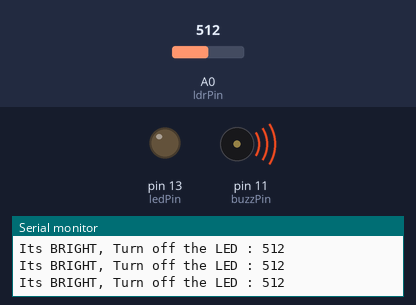
Recording of a sketch running on a simulated Arduino Uno, built with avr-gcc and run on an emulated ATmega328P. Parts: output pins drawn as LEDs (lit = HIGH), buzzer (waves = sounding), the last lines printed to the serial monitor. The test bench sets the inputs (shaded band); at power-on: A0 (ldrPin) = 512.

Above: at 1.2 s.
1.3 s: A0 (ldrPin) set to 99
At 2.4 s:
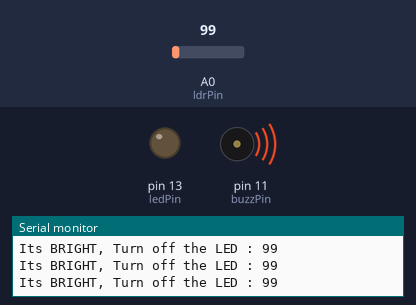
4.3 s: A0 (ldrPin) set to 81
At 5.0 s:
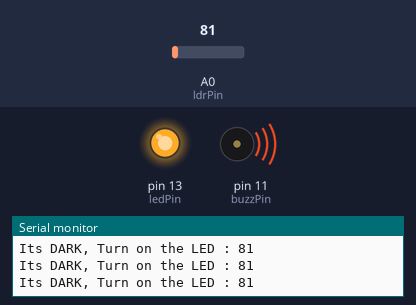
5.8 s: A0 (ldrPin) set to 0
At 7.0 s:
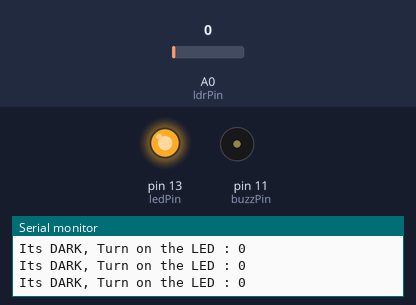
7.3 s: A0 (ldrPin) set to 100
At 7.9 s:
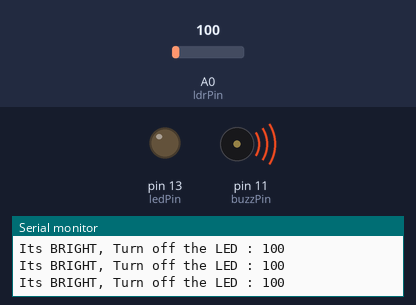
Timing chart, 0 to 9.8 s (numbered marks = the images above; inputs shaded):
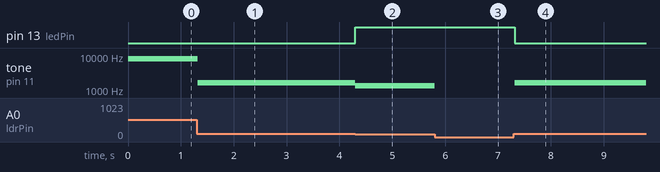

The sketch:

task3_photoresistor.ino
```cpp
const int buzzPin = 11;
const int ledPin = 13;
const int ldrPin = A0;
const int threshold = 90;

void setup() {
  Serial.begin(9600);
  pinMode(buzzPin, OUTPUT);
  pinMode(ledPin, OUTPUT);
  pinMode(ldrPin, INPUT);
}

void loop() {
  int ldrReading = analogRead(ldrPin);
  int freq = map(ldrReading, 0,182, 0,3000);
  tone(buzzPin, freq);
  if (ldrReading <= threshold) {
    digitalWrite(ledPin, HIGH);
    Serial.print("Its DARK, Turn on the LED : ");
    Serial.println(ldrReading);
    } else {
    digitalWrite(ledPin, LOW);
    Serial.print("Its BRIGHT, Turn off the LED : ");
    Serial.println(ldrReading);
}

}
```

Measured:
- the behaviour switches between 91 and 90 on A0 (ldrPin) (found by bisection; images 1 and 2)
- after the input at 1.3 s, tone on pin 11 (buzzPin): 8439 Hz → 1631 Hz at once
- after the input at 4.3 s, pin 13 (ledPin): LOW → HIGH at once; tone on pin 11 (buzzPin): 1631 Hz → 1335 Hz at once
- after the input at 5.8 s, tone on pin 11 (buzzPin): 1335 Hz → silent at once
- after the input at 7.3 s, pin 13 (ledPin): HIGH → LOW at once; tone on pin 11 (buzzPin): silent → 1648 Hz at once
